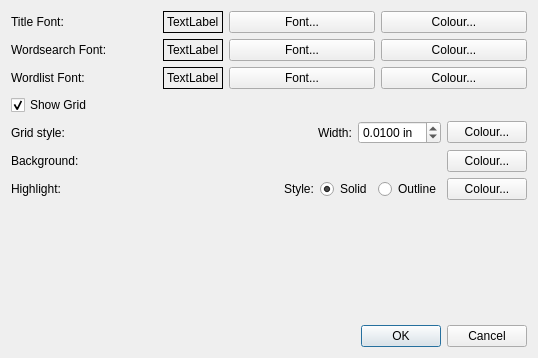
<?xml version="1.0" encoding="UTF-8"?>
<ui version="4.0">
 <class>appearance</class>
 <widget class="QDialog" name="appearance">
  <property name="geometry">
   <rect>
    <x>0</x>
    <y>0</y>
    <width>538</width>
    <height>358</height>
   </rect>
  </property>
  <property name="windowTitle">
   <string>Fonts and Colours - Word Search Creator</string>
  </property>
  <layout class="QVBoxLayout" name="_2">
   <item>
    <layout class="QGridLayout">
     <property name="leftMargin">
      <number>0</number>
     </property>
     <property name="topMargin">
      <number>0</number>
     </property>
     <property name="rightMargin">
      <number>0</number>
     </property>
     <property name="bottomMargin">
      <number>0</number>
     </property>
     <property name="spacing">
      <number>6</number>
     </property>
     <item row="1" column="0">
      <widget class="QLabel" name="label_3">
       <property name="text">
        <string>Wordsearch Font:</string>
       </property>
      </widget>
     </item>
     <item row="0" column="0">
      <widget class="QLabel" name="label">
       <property name="text">
        <string>Title Font:</string>
       </property>
      </widget>
     </item>
     <item row="1" column="2">
      <widget class="QPushButton" name="wsfontButton">
       <property name="text">
        <string>Font...</string>
       </property>
      </widget>
     </item>
     <item row="2" column="3">
      <widget class="QPushButton" name="wlcolorButton">
       <property name="text">
        <string>Colour...</string>
       </property>
      </widget>
     </item>
     <item row="0" column="3">
      <widget class="QPushButton" name="titlecolorButton">
       <property name="text">
        <string>Colour...</string>
       </property>
      </widget>
     </item>
     <item row="2" column="0">
      <widget class="QLabel" name="label_5">
       <property name="text">
        <string>Wordlist Font:</string>
       </property>
      </widget>
     </item>
     <item row="2" column="2">
      <widget class="QPushButton" name="wlfontButton">
       <property name="text">
        <string>Font...</string>
       </property>
      </widget>
     </item>
     <item row="0" column="1">
      <widget class="QLabel" name="titlefontLabel">
       <property name="sizePolicy">
        <sizepolicy hsizetype="Fixed" vsizetype="Fixed">
         <horstretch>1</horstretch>
         <verstretch>0</verstretch>
        </sizepolicy>
       </property>
       <property name="maximumSize">
        <size>
         <width>16777215</width>
         <height>200</height>
        </size>
       </property>
       <property name="frameShape">
        <enum>QFrame::Box</enum>
       </property>
       <property name="lineWidth">
        <number>1</number>
       </property>
       <property name="text">
        <string>TextLabel</string>
       </property>
       <property name="margin">
        <number>0</number>
       </property>
      </widget>
     </item>
     <item row="0" column="2">
      <widget class="QPushButton" name="titlefontButton">
       <property name="text">
        <string>Font...</string>
       </property>
      </widget>
     </item>
     <item row="1" column="1">
      <widget class="QLabel" name="wsfontLabel">
       <property name="maximumSize">
        <size>
         <width>16777215</width>
         <height>200</height>
        </size>
       </property>
       <property name="frameShape">
        <enum>QFrame::Box</enum>
       </property>
       <property name="text">
        <string>TextLabel</string>
       </property>
      </widget>
     </item>
     <item row="2" column="1">
      <widget class="QLabel" name="wlfontLabel">
       <property name="sizePolicy">
        <sizepolicy hsizetype="Fixed" vsizetype="Fixed">
         <horstretch>0</horstretch>
         <verstretch>0</verstretch>
        </sizepolicy>
       </property>
       <property name="maximumSize">
        <size>
         <width>16777215</width>
         <height>200</height>
        </size>
       </property>
       <property name="frameShape">
        <enum>QFrame::Box</enum>
       </property>
       <property name="frameShadow">
        <enum>QFrame::Plain</enum>
       </property>
       <property name="midLineWidth">
        <number>0</number>
       </property>
       <property name="text">
        <string>TextLabel</string>
       </property>
      </widget>
     </item>
     <item row="1" column="3">
      <widget class="QPushButton" name="wscolorButton">
       <property name="text">
        <string>Colour...</string>
       </property>
      </widget>
     </item>
    </layout>
   </item>
   <item>
    <widget class="QCheckBox" name="showGridCheckBox">
     <property name="text">
      <string>Show Grid</string>
     </property>
     <property name="checked">
      <bool>true</bool>
     </property>
    </widget>
   </item>
   <item>
    <widget class="QFrame" name="frame_2">
     <property name="frameShape">
      <enum>QFrame::Box</enum>
     </property>
     <property name="frameShadow">
      <enum>QFrame::Raised</enum>
     </property>
     <property name="lineWidth">
      <number>0</number>
     </property>
     <layout class="QVBoxLayout">
      <property name="spacing">
       <number>0</number>
      </property>
      <property name="leftMargin">
       <number>0</number>
      </property>
      <property name="topMargin">
       <number>0</number>
      </property>
      <property name="rightMargin">
       <number>0</number>
      </property>
      <property name="bottomMargin">
       <number>0</number>
      </property>
      <item>
       <layout class="QHBoxLayout">
        <property name="spacing">
         <number>6</number>
        </property>
        <property name="leftMargin">
         <number>0</number>
        </property>
        <property name="topMargin">
         <number>0</number>
        </property>
        <property name="rightMargin">
         <number>0</number>
        </property>
        <property name="bottomMargin">
         <number>0</number>
        </property>
        <item>
         <widget class="QLabel" name="label_9">
          <property name="text">
           <string>Grid style:</string>
          </property>
         </widget>
        </item>
        <item>
         <spacer>
          <property name="orientation">
           <enum>Qt::Horizontal</enum>
          </property>
          <property name="sizeHint" stdset="0">
           <size>
            <width>40</width>
            <height>20</height>
           </size>
          </property>
         </spacer>
        </item>
        <item>
         <widget class="QLabel" name="label_10">
          <property name="text">
           <string>Width:</string>
          </property>
         </widget>
        </item>
        <item>
         <widget class="QDoubleSpinBox" name="gridlinewidthSpinBox">
          <property name="suffix">
           <string> in</string>
          </property>
          <property name="decimals">
           <number>4</number>
          </property>
          <property name="minimum">
           <double>0.002500000000000</double>
          </property>
          <property name="singleStep">
           <double>0.002500000000000</double>
          </property>
          <property name="value">
           <double>0.010000000000000</double>
          </property>
         </widget>
        </item>
        <item>
         <widget class="QPushButton" name="gridColorButton">
          <property name="text">
           <string>Colour...</string>
          </property>
         </widget>
        </item>
       </layout>
      </item>
     </layout>
    </widget>
   </item>
   <item>
    <layout class="QHBoxLayout" name="horizontalLayout">
     <item>
      <widget class="QLabel" name="label_2">
       <property name="text">
        <string>Background:</string>
       </property>
      </widget>
     </item>
     <item>
      <spacer name="horizontalSpacer">
       <property name="orientation">
        <enum>Qt::Horizontal</enum>
       </property>
       <property name="sizeHint" stdset="0">
        <size>
         <width>248</width>
         <height>20</height>
        </size>
       </property>
      </spacer>
     </item>
     <item>
      <widget class="QPushButton" name="bgcolorButton">
       <property name="text">
        <string>Colour...</string>
       </property>
      </widget>
     </item>
    </layout>
   </item>
   <item>
    <layout class="QHBoxLayout" name="horizontalLayout_4">
     <item>
      <widget class="QLabel" name="label_4">
       <property name="text">
        <string>Highlight:</string>
       </property>
      </widget>
     </item>
     <item>
      <spacer name="horizontalSpacer_2">
       <property name="orientation">
        <enum>Qt::Horizontal</enum>
       </property>
       <property name="sizeHint" stdset="0">
        <size>
         <width>248</width>
         <height>20</height>
        </size>
       </property>
      </spacer>
     </item>
     <item>
      <widget class="QLabel" name="label_6">
       <property name="text">
        <string>Style:</string>
       </property>
      </widget>
     </item>
     <item>
      <widget class="QRadioButton" name="solidRadioButton">
       <property name="text">
        <string>Solid</string>
       </property>
       <property name="checked">
        <bool>true</bool>
       </property>
      </widget>
     </item>
     <item>
      <widget class="QRadioButton" name="outlineRadioButton">
       <property name="text">
        <string>Outline</string>
       </property>
      </widget>
     </item>
     <item>
      <widget class="QPushButton" name="hlcolorButton">
       <property name="text">
        <string>Colour...</string>
       </property>
      </widget>
     </item>
    </layout>
   </item>
   <item>
    <spacer>
     <property name="orientation">
      <enum>Qt::Vertical</enum>
     </property>
     <property name="sizeHint" stdset="0">
      <size>
       <width>20</width>
       <height>40</height>
      </size>
     </property>
    </spacer>
   </item>
   <item>
    <widget class="QDialogButtonBox" name="buttonBox">
     <property name="standardButtons">
      <set>QDialogButtonBox::Cancel|QDialogButtonBox::Ok</set>
     </property>
    </widget>
   </item>
  </layout>
 </widget>
 <resources/>
 <connections>
  <connection>
   <sender>showGridCheckBox</sender>
   <signal>toggled(bool)</signal>
   <receiver>frame_2</receiver>
   <slot>setEnabled(bool)</slot>
   <hints>
    <hint type="sourcelabel">
     <x>101</x>
     <y>114</y>
    </hint>
    <hint type="destinationlabel">
     <x>101</x>
     <y>144</y>
    </hint>
   </hints>
  </connection>
  <connection>
   <sender>buttonBox</sender>
   <signal>rejected()</signal>
   <receiver>appearance</receiver>
   <slot>reject()</slot>
   <hints>
    <hint type="sourcelabel">
     <x>449</x>
     <y>280</y>
    </hint>
    <hint type="destinationlabel">
     <x>290</x>
     <y>226</y>
    </hint>
   </hints>
  </connection>
 </connections>
</ui>
